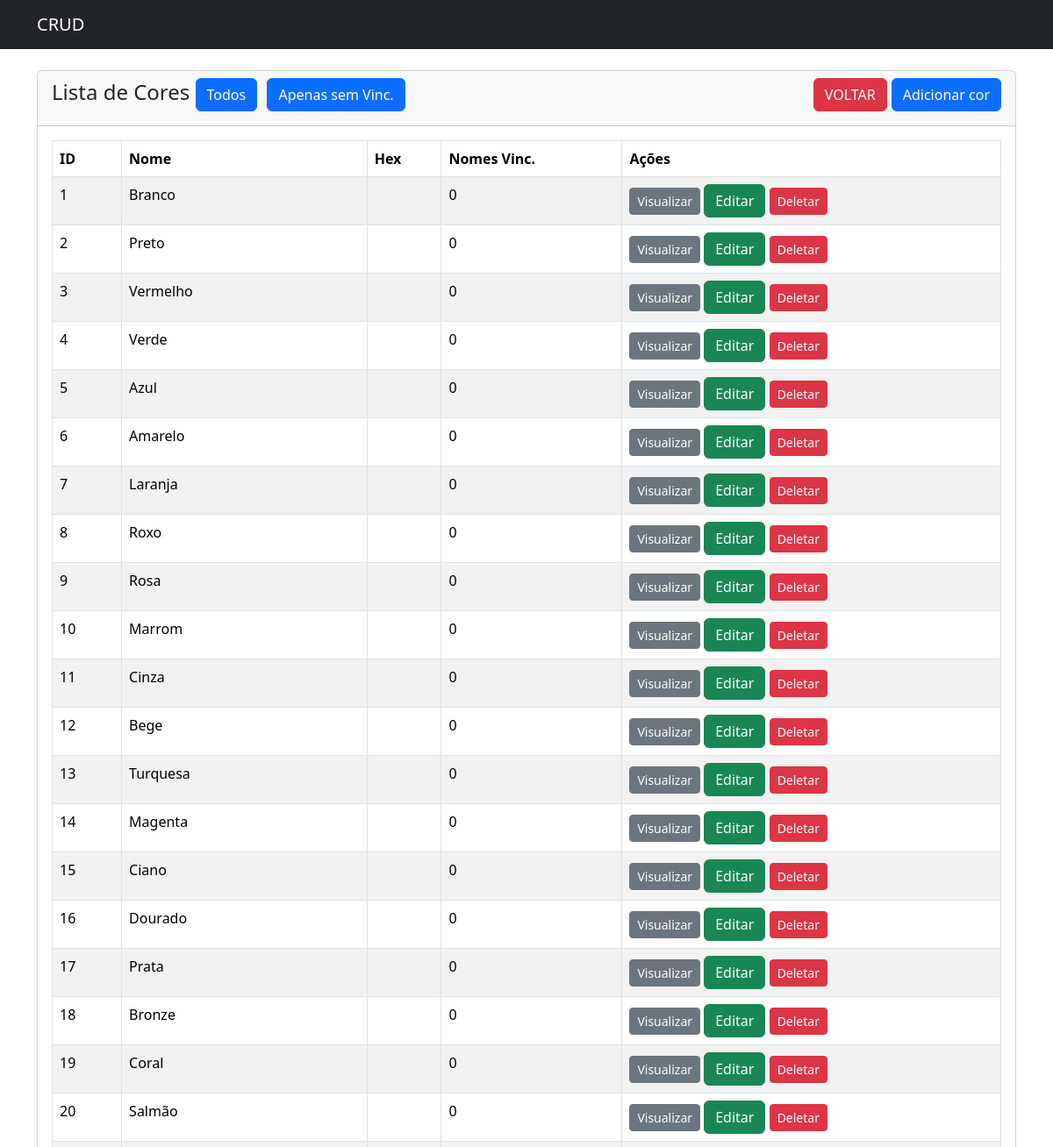
The page /cores/cores-screen.php (upper part) on the database as committed earlier.
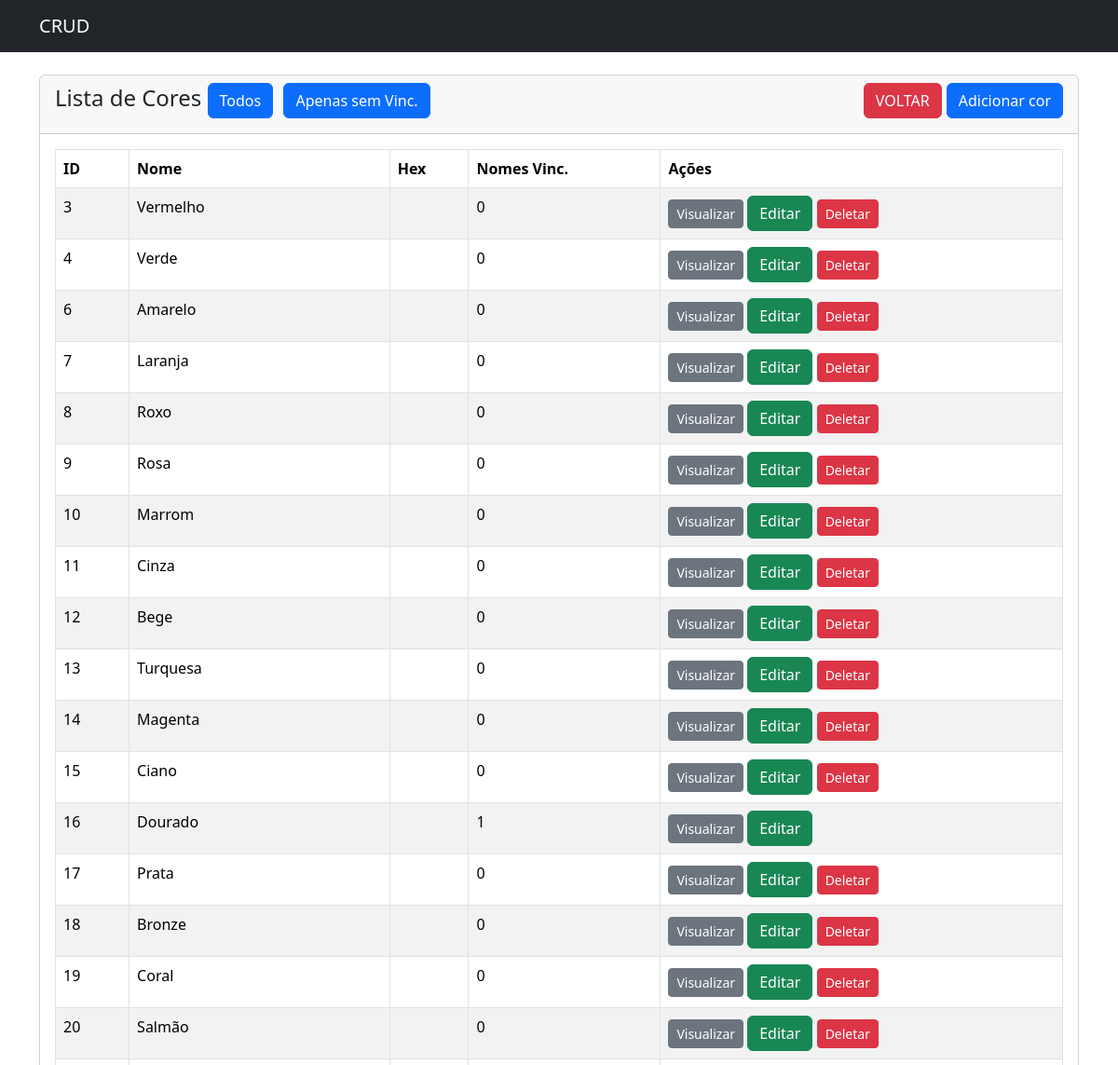
The same page on the database as committed later.
### tables this page shows
CREATE TABLE colors(

    id INTEGER PRIMARY KEY,
    name varchar(50) NOT NULL
, hex varchar(50));

### cores/cores-screen.php (the view, shortened to what this page needs)
<?php
$connection = new Connection();
$pdo = $connection->getConnection();
?>
<!doctype html>
<html lang="en">
<head>
    <link href="https://cdn.jsdelivr.net/npm/bootstrap@5.3.8/dist/css/bootstrap.min.css" rel="stylesheet"
>
</head>
<body>
    <?php include('../navbar.php'); ?>
    <div class="container mt-4">
        <div class="row">
            <div class="col-md-12">
                <div class="card">
                    <div class="card-header">
                        <h4>Lista de Cores
                            <a href="cores-create.php" class="btn btn-primary float-end">Adicionar cor</a>
                            <a href="../index.php" class="btn btn-danger float-end" style="margin-right: 5px;">VOLTAR</a>
                            <a href="cores-screen.php?filtro=todos" class="btn btn-primary float" style="margin-right: 5px;">Todos</a>
                            <a href="cores-screen.php?filtro=sem_vinc" class="btn btn-primary float" style="margin-right: 5px;">Apenas sem Vinc.</a>
                        </h4>
                    </div>
                    <div class="card-body">
                        <table class="table table-bordered table-striped">
                            <thead>
                                <tr>
                                    <th>ID</th>
                                    <th>Nome</th>
                                    <th>Hex</th>
                                    <th>Nomes Vinc.</th>
                                    <th>Ações</th>
                                </tr>
                            </thead>
                            <tbody>
                                <?php
                                $stmt = $pdo->prepare("SELECT * FROM colors");
                                $stmt->execute();
                                $cores = $stmt->fetchAll(PDO::FETCH_ASSOC);
                                if ($cores > 0) {
                                    foreach ($cores as $colors) {
                                        $stmt_users = $pdo->prepare("SELECT color_id FROM user_colors");
                                        $stmt_users->execute();
                                        $all_user_colors = $stmt_users->fetchAll(PDO::FETCH_ASSOC);
                                        $user_count = 0;
                                        foreach ($all_user_colors as $user_color_record) {
                                            if (!empty($user_color_record['color_id'])) {
                                                $color_ids = array_filter(array_map('trim', explode(',', $user_color_record['color_id'])));
                                                if (in_array($colors['id'], $color_ids)) {
                                                    $user_count++;
                                                }
                                            }
                                        }
                                        ?>
                                        <tr>
                                            <td><?= $colors['id'] ?></td>
                                            <td><?= $colors['name'] ?></td>
                                            <td><?= $colors['hex'] ?></td>
                                            <td><?= $user_count ?></td>
                                            <td>
                                                <a href="cores-view.php?id=<?= $colors['id'] ?>"
                                                    class="btn btn-secondary btn-sm">Visualizar</a>
                                                <a href="cores-edit.php?id=<?= $colors['id'] ?>"
                                                    class="btn btn-success btn-sm8">Editar</a>
                                                <?php if ($user_count == 0) { ?>
                                                <form action="cores-action.php" method="POST" class="d-inline">
                                                    <button type="submit" name="delete_cor" class="btn btn-danger btn-sm">
                                                        Deletar
                                                    </button>
                                                </form>
                                                <?php } ?>
                                            </td>
                                        </tr>
                                    <?php }
                                } else {
                                    echo "<h5>Nenhum usuário encontrado.</h5>";
                                } ?>
                            </tbody>
                        </table>
                    </div>
                </div>
            </div>
        </div>
    </div>
</body>
</html>

### navbar.php
<nav class="navbar navbar-dark bg-dark">
    <div class="container-md">
        <a class="navbar-brand" href="#">CRUD</a>
    </div>
</nav>

Rows that differ between the two databases and show on the page:
removed colors: id "1", name "Branco", user_count "0"
removed colors: id "2", name "Preto", user_count "0"
removed colors: id "5", name "Azul", user_count "0"
shown differently, row unchanged: colors "Dourado": user_count "0" → "1"; no longer shows "Deletar"
